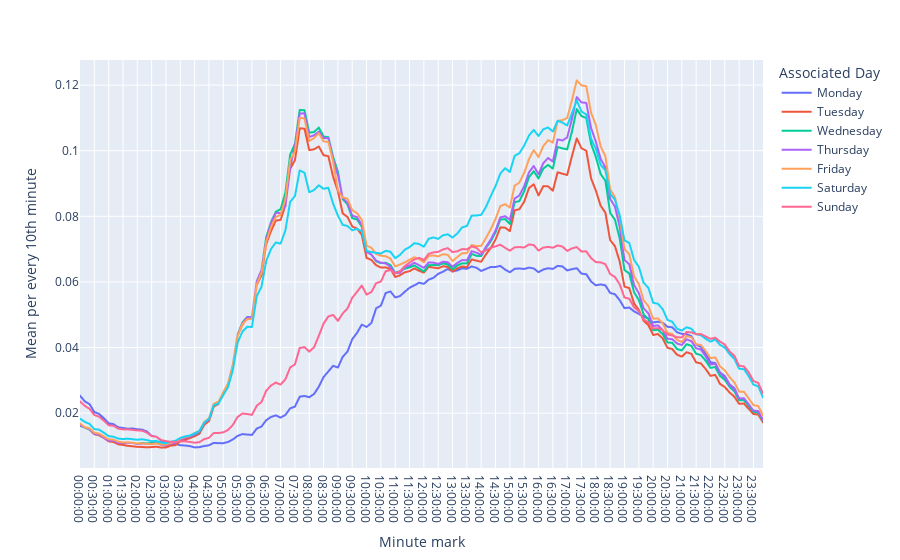

Source (notebook cell):
### Code cell
fig = px.line(mean_per_day_10th_minute_df, x='Minute mark', y='Mean per every 10th minute',color='Associated Day')
fig.show()

### Figure 1 — Plotly figure (JSON) as saved in the notebook; plotly's stock layout.template omitted (floating-point values rounded to 4 significant figures; data arrays with more than 128 entries replaced by an {"elided": "..."} marker saying what was removed)
{"data": [{"hovertemplate": "Associated Day=Monday<br>Minute mark=%{x}<br>Mean per every 10th minute=%{y}<extra></extra>", "legendgroup": "Monday", "line": {"color": "#636efa", "dash": "solid"}, "marker": {"symbol": "circle"}, "mode": "lines", "name": "Monday", "showlegend": true, "type": "scattergl", "x": {"elided": "144 str values"}, "xaxis": "x", "y": {"elided": "144 float values"}, "yaxis": "y"}, {"hovertemplate": "Associated Day=Tuesday<br>Minute mark=%{x}<br>Mean per every 10th minute=%{y}<extra></extra>", "legendgroup": "Tuesday", "line": {"color": "#EF553B", "dash": "solid"}, "marker": {"symbol": "circle"}, "mode": "lines", "name": "Tuesday", "showlegend": true, "type": "scattergl", "x": {"elided": "144 str values"}, "xaxis": "x", "y": {"elided": "144 float values"}, "yaxis": "y"}, {"hovertemplate": "Associated Day=Wednesday<br>Minute mark=%{x}<br>Mean per every 10th minute=%{y}<extra></extra>", "legendgroup": "Wednesday", "line": {"color": "#00cc96", "dash": "solid"}, "marker": {"symbol": "circle"}, "mode": "lines", "name": "Wednesday", "showlegend": true, "type": "scattergl", "x": {"elided": "144 str values"}, "xaxis": "x", "y": {"elided": "144 float values"}, "yaxis": "y"}, {"hovertemplate": "Associated Day=Thursday<br>Minute mark=%{x}<br>Mean per every 10th minute=%{y}<extra></extra>", "legendgroup": "Thursday", "line": {"color": "#ab63fa", "dash": "solid"}, "marker": {"symbol": "circle"}, "mode": "lines", "name": "Thursday", "showlegend": true, "type": "scattergl", "x": {"elided": "144 str values"}, "xaxis": "x", "y": {"elided": "144 float values"}, "yaxis": "y"}, {"hovertemplate": "Associated Day=Friday<br>Minute mark=%{x}<br>Mean per every 10th minute=%{y}<extra></extra>", "legendgroup": "Friday", "line": {"color": "#FFA15A", "dash": "solid"}, "marker": {"symbol": "circle"}, "mode": "lines", "name": "Friday", "showlegend": true, "type": "scattergl", "x": {"elided": "144 str values"}, "xaxis": "x", "y": {"elided": "144 float values"}, "yaxis": "y"}, {"hovertemplate": "Associated Day=Saturday<br>Minute mark=%{x}<br>Mean per every 10th minute=%{y}<extra></extra>", "legendgroup": "Saturday", "line": {"color": "#19d3f3", "dash": "solid"}, "marker": {"symbol": "circle"}, "mode": "lines", "name": "Saturday", "showlegend": true, "type": "scattergl", "x": {"elided": "144 str values"}, "xaxis": "x", "y": {"elided": "144 float values"}, "yaxis": "y"}, {"hovertemplate": "Associated Day=Sunday<br>Minute mark=%{x}<br>Mean per every 10th minute=%{y}<extra></extra>", "legendgroup": "Sunday", "line": {"color": "#FF6692", "dash": "solid"}, "marker": {"symbol": "circle"}, "mode": "lines", "name": "Sunday", "showlegend": true, "type": "scattergl", "x": {"elided": "144 str values"}, "xaxis": "x", "y": {"elided": "144 float values"}, "yaxis": "y"}], "layout": {"legend": {"title": {"text": "Associated Day"}, "tracegroupgap": 0}, "margin": {"t": 60}, "xaxis": {"anchor": "y", "domain": [0, 1], "title": {"text": "Minute mark"}}, "yaxis": {"anchor": "x", "domain": [0, 1], "title": {"text": "Mean per every 10th minute"}}}}
